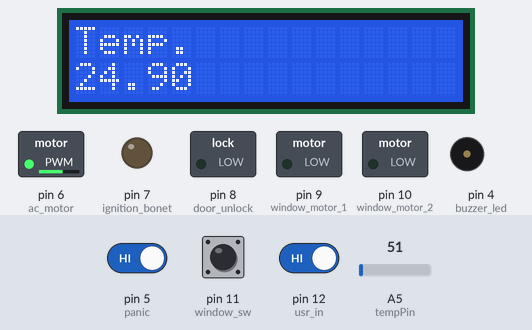
Bench run of a sketch on a simulated Arduino Uno, built with avr-gcc and run on an emulated ATmega328P. On the bench: 16×2 character LCD, switched loads named in the sketch (green lamp = pin HIGH), output pins drawn as LEDs (lit = HIGH), buzzer (waves = sounding, pin HIGH). Dashed ring = blinking. The inputs (shaded band) are chosen by the test bench; at power-on: pin 5 (panic) HIGH, pin 12 (usr_in) HIGH, A5 (tempPin) = 51, pin 11 (window_sw) HIGH. The modem accepts every AT command (registered, SIM ready, sends succeed) and sends nothing else; what the sketch prints to the serial monitor is not drawn.

Above: at 8.4 s.
8.5 s: pin 5 (panic) driven LOW
At 10.3 s:
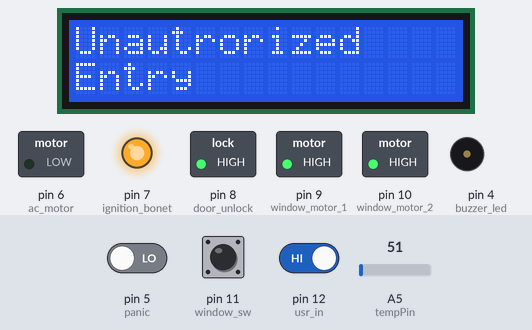
11.3 s: pin 12 (usr_in) driven LOW
At 12.6 s:
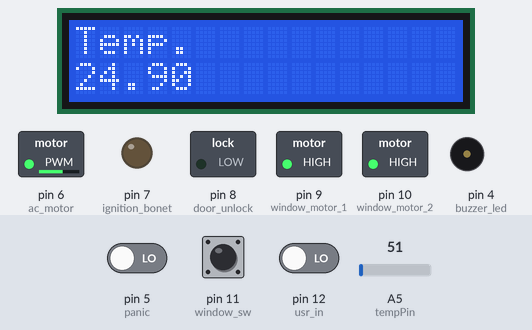
13.3 s: A5 (tempPin) set to 58
At 14.2 s:
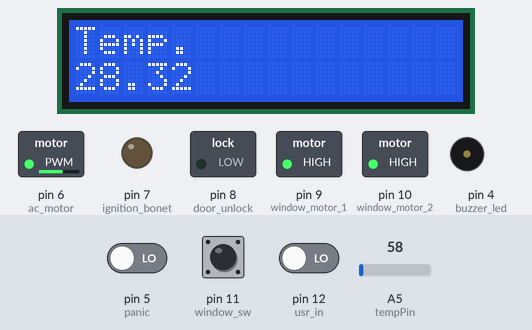
15.1 s: A5 (tempPin) set to 67
At 16.5 s:
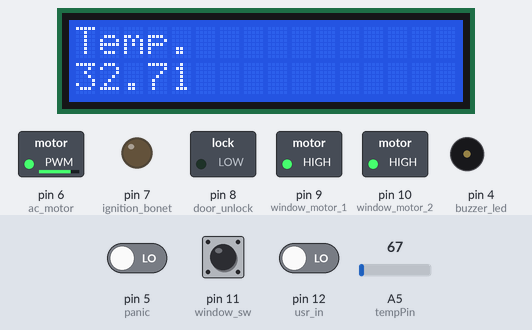
16.8 s: pin 11 (window_sw) pulled LOW for 3.2 s
At 17.82 s:
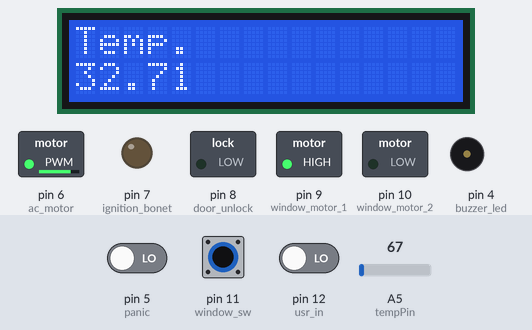
21.5 s: pin 12 (usr_in) driven HIGH
At 21.9 s:
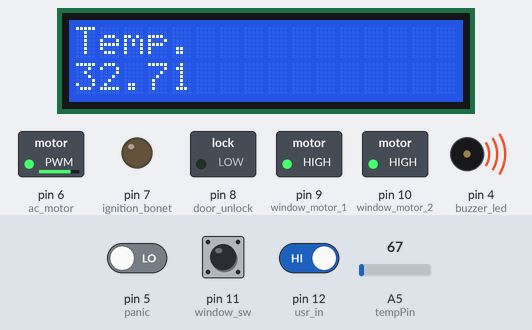
Timing chart, 0 to 24.0 s (numbered marks = the images above; inputs shaded):
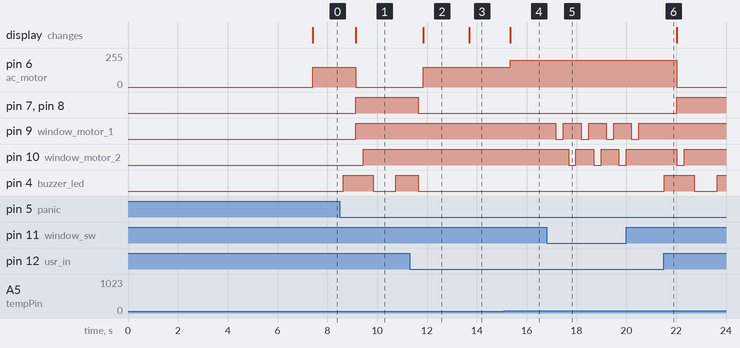

Measured:
- the behaviour switches between 61 and 62 on A5 (tempPin) (found by bisection; images 3 and 4)
- after the input at 8.5 s, pin 6 (ac_motor): 150/255 → 0/255 after 0.63 s; pin 7 (ignition_bonet): LOW → HIGH after 0.63 s
- after the input at 11.3 s, pin 6 (ac_motor): 0/255 → 150/255 after 0.56 s; pin 7 (ignition_bonet), pin 8 (door_unlock): HIGH → LOW after 0.35 s; pin 4 (buzzer_led): goes on until 11.7 s, then stays LOW; the display: changes after 0.56 s (image 2)
- after the input at 13.3 s, the display: changes after 0.40 s (image 3)
- after the input at 15.1 s, pin 6 (ac_motor): 150/255 → 200/255 after 0.23 s; the display: changes after 0.23 s (image 4)
- after the input at 16.8 s, pin 9 (window_motor_1): alternates HIGH for 0.71 s and LOW for 0.30 s, starting after 0.37 s; pin 10 (window_motor_2): alternates HIGH for 0.71 s and LOW for 0.30 s, 6 changes in all, then stays HIGH, starting after 0.88 s
- after the input at 21.5 s, pin 6 (ac_motor): 200/255 → 0/255 after 0.52 s; pin 7 (ignition_bonet), pin 8 (door_unlock): LOW → HIGH after 0.52 s; pin 10 (window_motor_2): HIGH → LOW after 0.53 s, → HIGH 0.30 s later; pin 4 (buzzer_led): LOW → HIGH at once, → LOW 1.2 s later, → HIGH 0.91 s later

The sketch:

car_safety.ino
```cpp
/*
harrdware pinouts
 0 serial rx
 1 serial tx
 2 soft serial rx
 3 soft serial tx
 4 buzzer and led
 5 panic button
 6 a/c motor
 7 relay 1 ignition and bonet
 8 relay 2 door unlock
 9 window motor 1
 10 window motor2
 11 window up/down
 12 usr in
 13 d7
 a0 d6
 a1 d5
 a2 d4
 a3 e
 a4 rs
 a5 lm35
 */
#include <SoftwareSerial.h>
#include <LiquidCrystal.h>


char inchar; //Will hold the incoming character from the Serial Port.
//LM35 sensor variables
float tempC;

// Inputs and outputs

SoftwareSerial gsm(2,3); //Create a 'fake' serial port. D2 is the Rx pin, D3 is the Tx pin.
const int buzzer_led = 4;
const int panic = 5;
const int ac_motor = 6;
const int ignition_bonet = 7;
const int door_unlock = 8;
const int window_motor_1 = 9;
const int window_motor_2 = 10;
const int window_sw = 11;
const int usr_in = 12;
//lcd(rs,e,d4,d5,d6,d7);
LiquidCrystal lcd(A4,A3,A2,A1,A0,13);
const int tempPin =A5;

int panic_flag=0;
int usr_in_flag=0;
int window_status=1; // -1 noaction, 0 closed ,1 opened
int sms_sent=0;
int window_button;
int panic_button;
int usr_in_button;

void setup(){
  Init();

  gsm.begin(9600);
 //    hw serial
  Serial.begin(9600);

  Serial.println("Waiting for gms to init");
  delay(5000); // give 5s time for GSM module to register on network etc.

  gsm.println("AT"); // Sync for baud rate
  delay(700);

  Serial.println("AT sent for sync");

  gsm.println("AT+CMGF=1"); // set SMS mode to text
  delay(700);

  Serial.println("SMS mode set to text");

  gsm.println("AT+CNMI=1,2,0,0"); // set module to send SMS data to serial out upon receipt
  delay(700);

  Serial.println("SMS to serial output");
  usr_in_flag=1;
}
void loop(){
  panic_button = digitalRead(panic);
  usr_in_button = digitalRead(usr_in);
  window_button = digitalRead(window_sw);

  if(panic_button == LOW){
    usr_in_flag = 0;
    panic_flag = 1;
    sms_sent=0;
    Serial.println("PANIC");
  }
  if(usr_in_button == LOW){
    panic_flag =0;
    usr_in_flag =1;
    Serial.println("OK");

  }

  if(gsm.available() >0)
  {
    inchar=gsm.read();
    Serial.print(inchar);
    //add code
    if (inchar=='*'){
      delay(10);
      panic_flag = 0;
      usr_in_flag =1;
    }
  }

  if (panic_flag==1){
    panicState();
  }

  if (usr_in_flag == 1){
    relax();
     // contorol window open or close
  //write on lcd window open or close
  if (window_button == LOW){
   switch(window_status){
    case 0:
      openWindow();
      window_status = 1;
      break;
    case 1:
     closeWindow();
     window_status = 0;
     break;

   }
  }
    //contro windows
  }

}
void Init(){
  lcd.begin(16, 2);
  lcd.clear();
  lcd.setCursor(0,0);
  lcd.print("Initializing");

  pinMode(buzzer_led,OUTPUT);
  pinMode(panic,INPUT); //active low
  pinMode(ac_motor,OUTPUT);
  pinMode(ignition_bonet,OUTPUT);
  pinMode(door_unlock,OUTPUT);
  pinMode(window_motor_1,OUTPUT);
  pinMode(window_motor_2,OUTPUT);
  pinMode(window_sw,INPUT); //active low
  pinMode(usr_in,INPUT);

  //turn off every thing

  digitalWrite(ac_motor,LOW);
  digitalWrite(ignition_bonet,LOW);
  digitalWrite(door_unlock,LOW);
  digitalWrite(window_motor_1,LOW);
  digitalWrite(window_motor_2,LOW);

}

void panicState(){ //when car in trouble
  blinkBuzzerLED();
  digitalWrite(door_unlock,HIGH);
  digitalWrite(ignition_bonet,HIGH);
  digitalWrite(ac_motor,LOW);

  //Display on LCD
  lcd.clear();
  lcd.setCursor(0,0);
  lcd.print("Unautrorized");
  lcd.setCursor(0,2);
  lcd.print("Entry");
  //window close
  if (window_status == 1){// if stattus  open
      //close
    closeWindow();
    window_status = 0; //closed
    digitalWrite(window_motor_1,HIGH);
    digitalWrite(window_motor_2,HIGH);

  }

  //send SMS
  if(sms_sent == 0){ //sms not sent
    gsm.print("AT+CMGS=");
    gsm.write((byte)34);// ASCII equivalent of "
    gsm.print("8866379683");
    gsm.write((byte)34); // ASCII equivalent of "
    gsm.println();
    delay(300);
    //  gsm.println("Unauthorized Entry in car\x1A");
    gsm.print("Unauthorized Entry in car");
    gsm.println();
    delay(50);
    gsm.write((byte)26); // ASCII equivalent of Ctrl-Z
    sms_sent = 1;
  }
  panic_flag=-1;

}

void relax(){ //when user inside car
  digitalWrite(buzzer_led,LOW);
  digitalWrite(door_unlock,LOW);
  digitalWrite(ignition_bonet,LOW);
  ReadTemp();
  lcd.clear();
  lcd.setCursor(0,0);
  lcd.print("Temp.");
  lcd.setCursor(0,2);
  lcd.print(tempC);
  //add ac motor pwm based on temp

  if(tempC >=35){//hot
    analogWrite(ac_motor,255);
  }
  else if (tempC <=30){//cold
    analogWrite(ac_motor,150);
  }
  else if(tempC>30 && tempC<35) {//medium
    analogWrite(ac_motor,200);
  }

}

void closeWindow(){
  digitalWrite(window_motor_1,HIGH);
  digitalWrite(window_motor_2,LOW);
  delay(300);
  digitalWrite(window_motor_1,HIGH);
  digitalWrite(window_motor_2,HIGH);
}

void openWindow(){
  digitalWrite(window_motor_1,LOW);
  digitalWrite(window_motor_2,HIGH);
  delay(300);
  digitalWrite(window_motor_1,HIGH);
  digitalWrite(window_motor_2,HIGH);
}

void blinkBuzzerLED(){
  digitalWrite(buzzer_led,!digitalRead(buzzer_led)); //Read the LED state and NOT (!) it, write it back to the LED. This toggles
  delay(500);

}

void ReadTemp(){
  float  tempC_raw = analogRead(tempPin);           //read the value from the sensor
  tempC = (5.0 * tempC_raw * 100.0)/1024.0;  //convert the analog data to temperature
  //Serial.println(tempC);             //send the data to the computer
 // Serial.println(tempC);
  delay(200);                           //wait one second before sending new data
}
```
